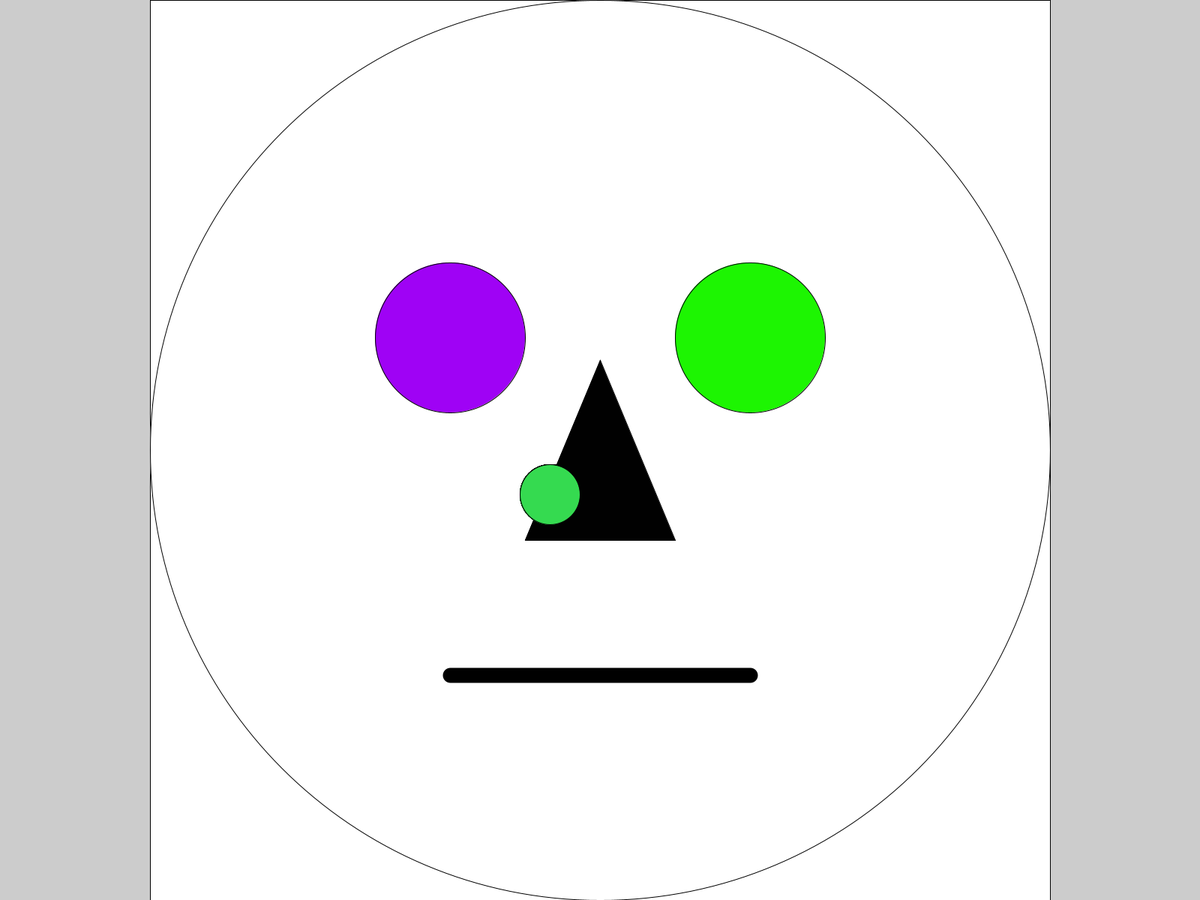
Frame 1 (no input)
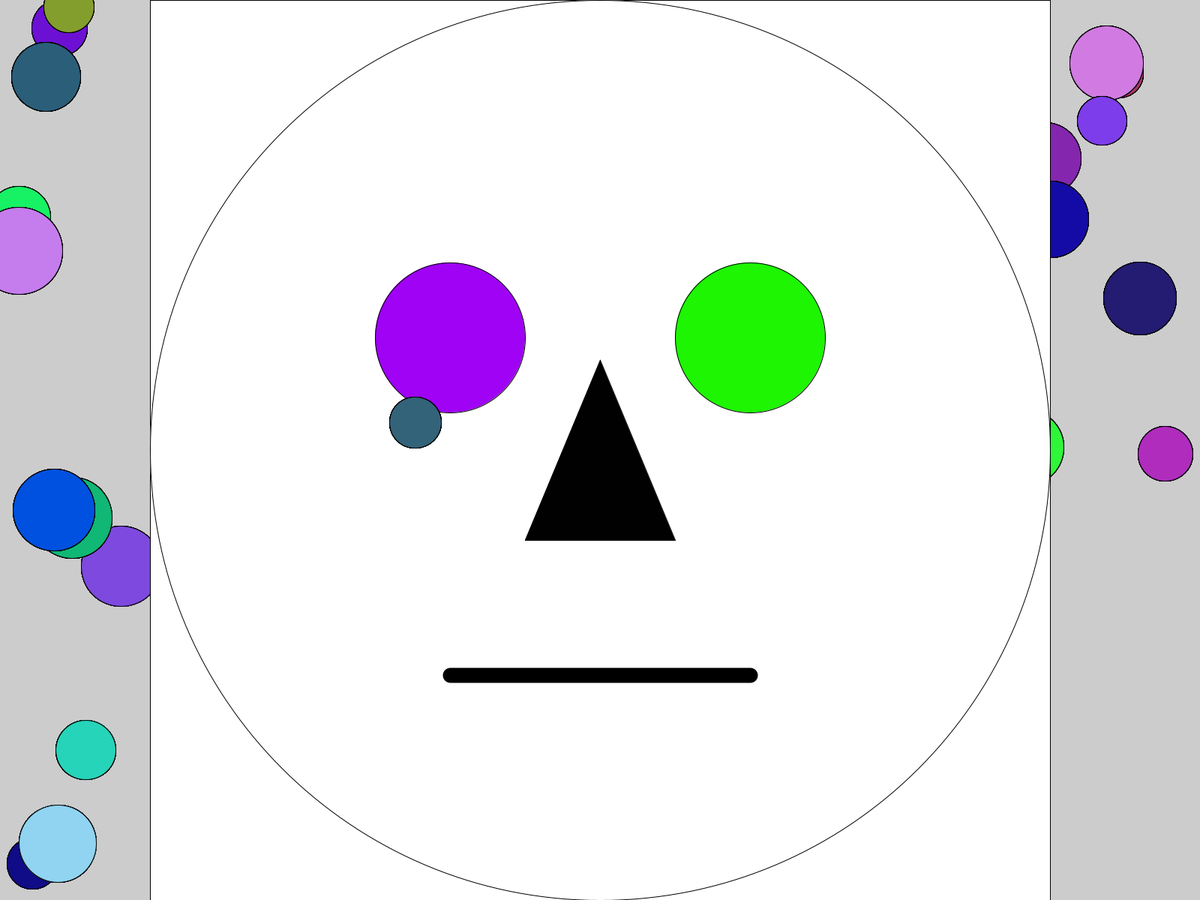
Frame 60 (the mouse pressed at the canvas centre just before this capture)
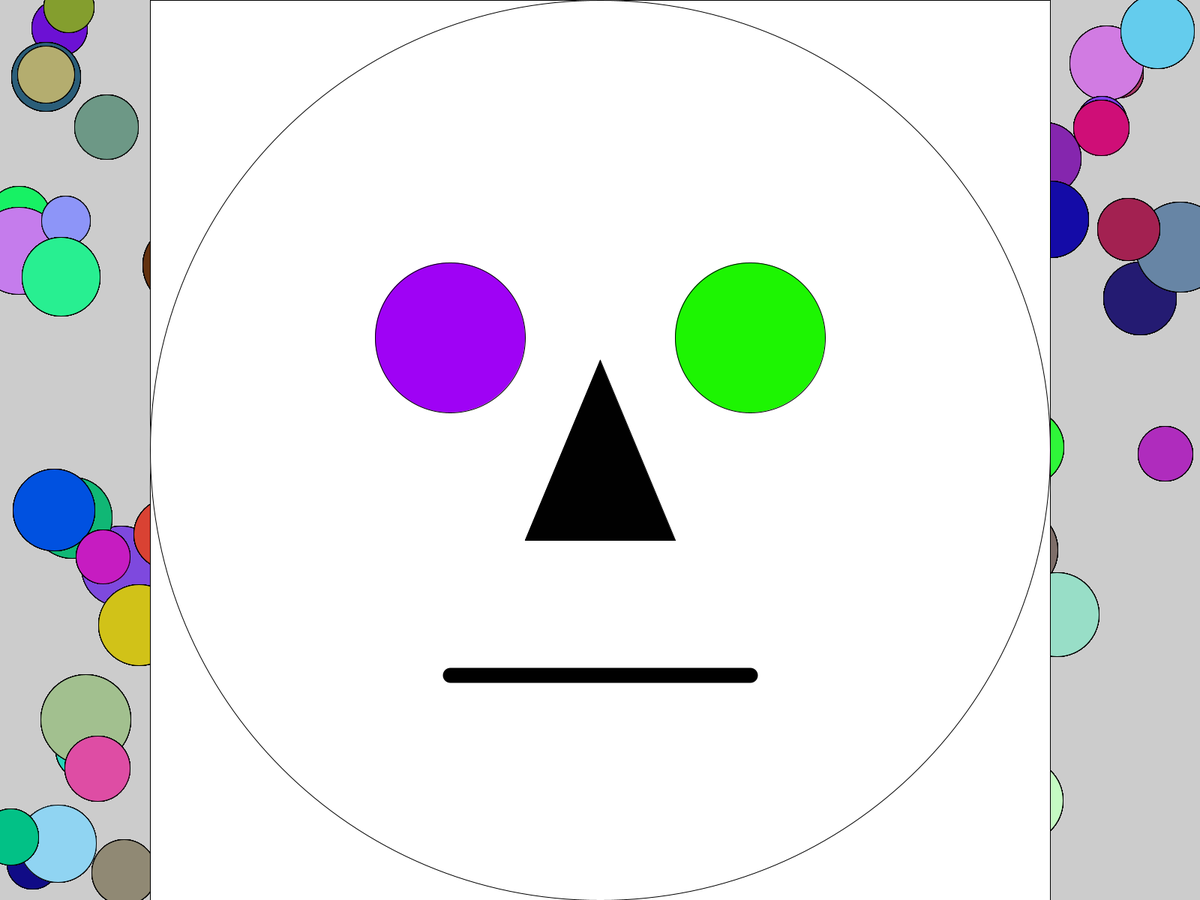
Frame 120 (the mouse held since frame 60 and released just before this capture)

The Processing sketch that drew these frames (run headless with seeded random() and noise(); from frame 60 on, the mouse is pressed at the canvas centre):

// Processing sketch: CompositeShapes
// ── CompositeShapes.pde
//Shapes
float rectX, rectY, rectWidth, rectHeight;
float faceX, faceY, faceDiameter;
float leftEyeX, leftEyeY, rightEyeX, rightEyeY, eyeDiameter;
float noseX1, noseY1, noseX2, noseY2, noseX3, noseY3;
float mouthX1, mouthY1, mouthX2, mouthY2;
float mouthThick;
float measleX, measleY, measleDiameter;
color green = #1DF502;
color purple = #9F02F5; 
float reset;
color resetColour= #FFFFFF;
color measlesColour = color(random(0, 225), random(255), random(255));

//
void setup() {
  //geomtry
  fullScreen();
  //
  //Population
  rectX = displayWidth*1/2 - displayHeight*1/2;
  rectY = displayHeight * 0;
  rectWidth = displayHeight;
  rectHeight = displayHeight;
  faceX = displayWidth*1/2;
  faceY = displayHeight*1/2;
  faceDiameter = displayHeight; //smallest dimension
  eyeDiameter = displayWidth*1/8;
  leftEyeX = displayWidth*1.5/4;
  leftEyeY = displayHeight*1.5/4;
  rightEyeX = displayWidth*2.5/4;
  rightEyeY = leftEyeY;
  noseX1 = displayWidth/2;
  noseY1 = displayHeight*2/5;
  noseX2 = displayWidth*7/16;
  noseY2 = displayHeight*6/10;
  noseX3 = displayWidth*9/16;
  noseY3 = noseY2;
  mouthX1 = leftEyeX;
  mouthY1 = displayHeight*3/4;
  mouthX2 = rightEyeX;
  mouthY2 = mouthY1;
  mouthThick = 20;
  reset = 1;
}

void draw() {
  //
  color measlesColour = color(random(0, 225), random(255), random(255));
  //
  measleX = random(displayWidth);
  measleY  = random(displayHeight);
  measleDiameter = random(displayHeight*1/20, displayHeight*1/10);
  //Canvas
  rect(rectX, rectY, rectWidth, rectHeight);
  ellipse(faceX, faceY, faceDiameter, faceDiameter);
  fill(purple);
  ellipse(leftEyeX, leftEyeY, eyeDiameter, eyeDiameter);
  fill(reset);
  fill(green);
  ellipse(rightEyeX, rightEyeY, eyeDiameter, eyeDiameter);
  fill(reset);
  triangle(noseX1, noseY1, noseX2, noseY2, noseX3, noseY3);
  strokeWeight(mouthThick);
  line(mouthX1, mouthY1, mouthX2, mouthY2);
  strokeWeight(reset);
  fill(measlesColour);
  ellipse(measleX, measleY, measleDiameter, measleDiameter);
  ellipse(measleX, measleY, measleDiameter, measleDiameter);
  ellipse(measleX, measleY, measleDiameter, measleDiameter);
  ellipse(measleX, measleY, measleDiameter, measleDiameter);
  ellipse(measleX, measleY, measleDiameter, measleDiameter);
  ellipse(measleX, measleY, measleDiameter, measleDiameter);
  ellipse(measleX, measleY, measleDiameter, measleDiameter);
  ellipse(measleX, measleY, measleDiameter, measleDiameter);
  ellipse(measleX, measleY, measleDiameter, measleDiameter);
  ellipse(measleX, measleY, measleDiameter, measleDiameter);
  ellipse(measleX, measleY, measleDiameter, measleDiameter);
  ellipse(measleX, measleY, measleDiameter, measleDiameter);
  ellipse(measleX, measleY, measleDiameter, measleDiameter);
  ellipse(measleX, measleY, measleDiameter, measleDiameter);
  ellipse(measleX, measleY, measleDiameter, measleDiameter);
  ellipse(measleX, measleY, measleDiameter, measleDiameter);
  ellipse(measleX, measleY, measleDiameter, measleDiameter);
  fill(resetColour);
}
